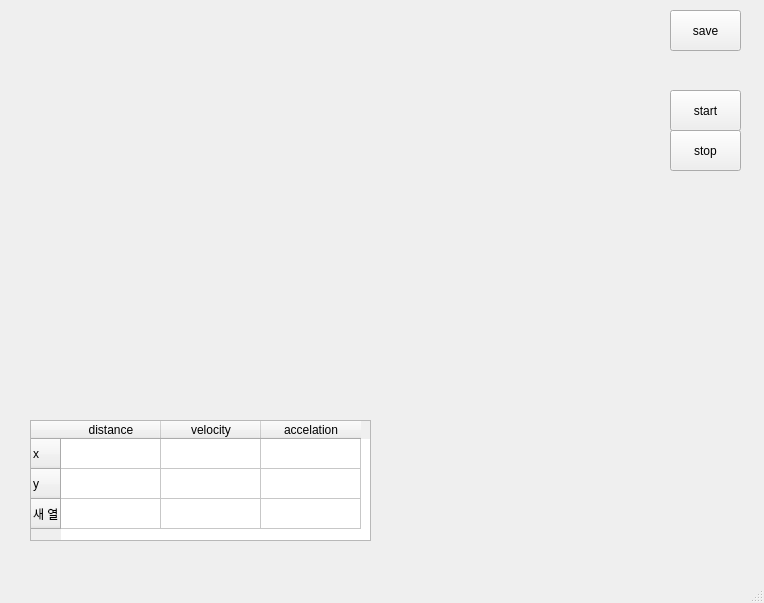
<?xml version="1.0" encoding="UTF-8"?>
<ui version="4.0">
 <class>MainWindow</class>
 <widget class="QMainWindow" name="MainWindow">
  <property name="geometry">
   <rect>
    <x>0</x>
    <y>0</y>
    <width>764</width>
    <height>603</height>
   </rect>
  </property>
  <property name="windowTitle">
   <string>MainWindow</string>
  </property>
  <widget class="QWidget" name="centralwidget">
   <widget class="QPushButton" name="btn1">
    <property name="geometry">
     <rect>
      <x>670</x>
      <y>10</y>
      <width>71</width>
      <height>41</height>
     </rect>
    </property>
    <property name="text">
     <string>save</string>
    </property>
   </widget>
   <widget class="QTableWidget" name="tableWidget">
    <property name="geometry">
     <rect>
      <x>30</x>
      <y>420</y>
      <width>341</width>
      <height>121</height>
     </rect>
    </property>
    <row>
     <property name="text">
      <string>x</string>
     </property>
    </row>
    <row>
     <property name="text">
      <string>y</string>
     </property>
    </row>
    <row>
     <property name="text">
      <string>새 열</string>
     </property>
    </row>
    <column>
     <property name="text">
      <string>distance</string>
     </property>
    </column>
    <column>
     <property name="text">
      <string>velocity</string>
     </property>
    </column>
    <column>
     <property name="text">
      <string>accelation</string>
     </property>
    </column>
    <item row="0" column="0">
     <property name="text">
      <string/>
     </property>
    </item>
   </widget>
   <widget class="QPushButton" name="StartBtn">
    <property name="geometry">
     <rect>
      <x>670</x>
      <y>90</y>
      <width>71</width>
      <height>41</height>
     </rect>
    </property>
    <property name="text">
     <string>start</string>
    </property>
   </widget>
   <widget class="QPushButton" name="StopBtn">
    <property name="geometry">
     <rect>
      <x>670</x>
      <y>130</y>
      <width>71</width>
      <height>41</height>
     </rect>
    </property>
    <property name="text">
     <string>stop</string>
    </property>
   </widget>
   <widget class="QWidget" name="graph" native="true">
    <property name="geometry">
     <rect>
      <x>440</x>
      <y>410</y>
      <width>271</width>
      <height>131</height>
     </rect>
    </property>
   </widget>
   <widget class="QLabel" name="CLabel">
    <property name="geometry">
     <rect>
      <x>20</x>
      <y>20</y>
      <width>581</width>
      <height>341</height>
     </rect>
    </property>
    <property name="text">
     <string/>
    </property>
   </widget>
  </widget>
  <widget class="QMenuBar" name="menubar">
   <property name="geometry">
    <rect>
     <x>0</x>
     <y>0</y>
     <width>764</width>
     <height>21</height>
    </rect>
   </property>
  </widget>
  <widget class="QStatusBar" name="statusbar"/>
 </widget>
 <resources/>
 <connections/>
</ui>
